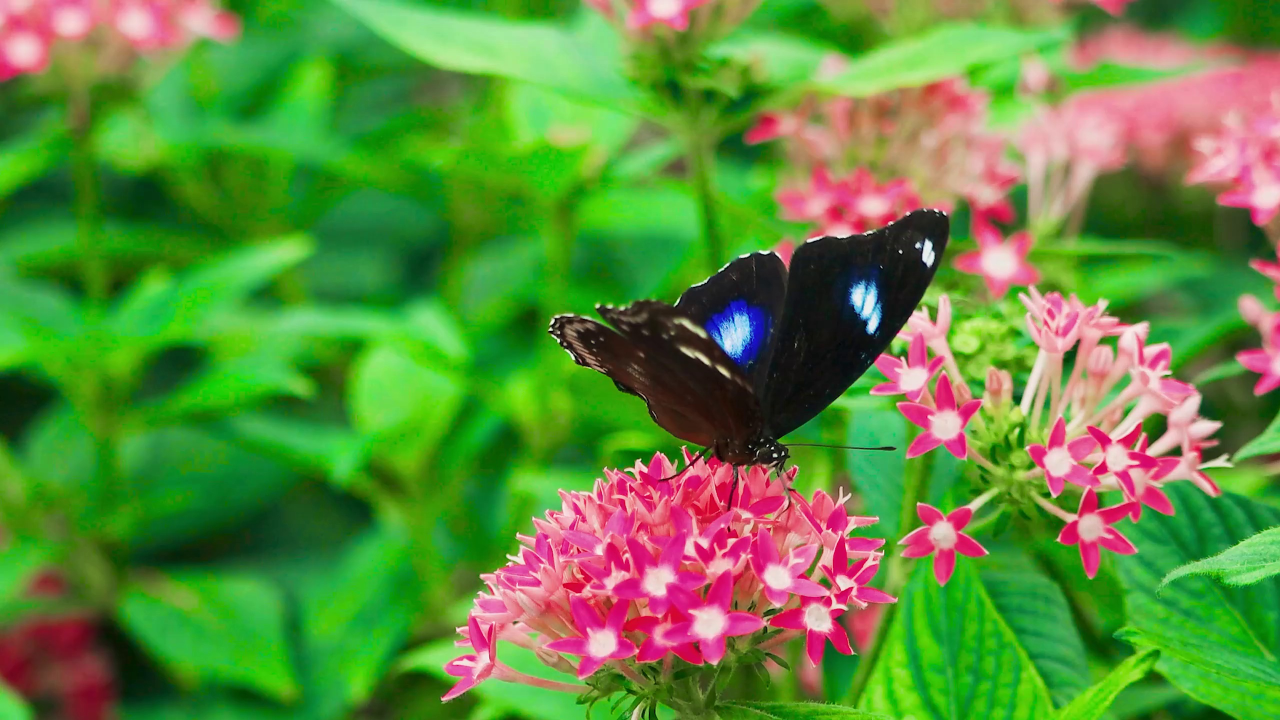
#> input picture frames/frame_0.jpg, 2560 x 1440 px (shown at 1/2 size); its folder holds 5 pictures in this run
$ python add_noise.py
#> lines starting #> are read from the running program, lines starting #| are printed output that depends on the picture; after the words box and inside, x2 and y2 are one past the last pixel; in counts of white or black regions, pixels touching at a corner belong together
from pathlib import Path
import cv2
import numpy as np

def add_black_dot_noise_cv2(src, dst, n_dots=5, radius=(10,20), seed=None, jpeg_quality=95):
#> called with n_dots = 5, radius = (10, 20), jpeg_quality = 95
    rng = np.random.default_rng(seed)
    img = cv2.imread(src)                  # BGR
#> img is the input picture: shape (1440, 2560, 3); mean B, G, R 60.6, 138.7, 93.5
    h, w = img.shape[:2]
#> h = 1440; w = 2560
    rmin, rmax = radius
    for _ in range(n_dots):
        x = int(rng.integers(0, w))
        y = int(rng.integers(0, h))
        r = int(rng.integers(rmin, rmax + 1))
        cv2.circle(img, (x, y), r, (0, 0, 0), -1)  # 검정색 점
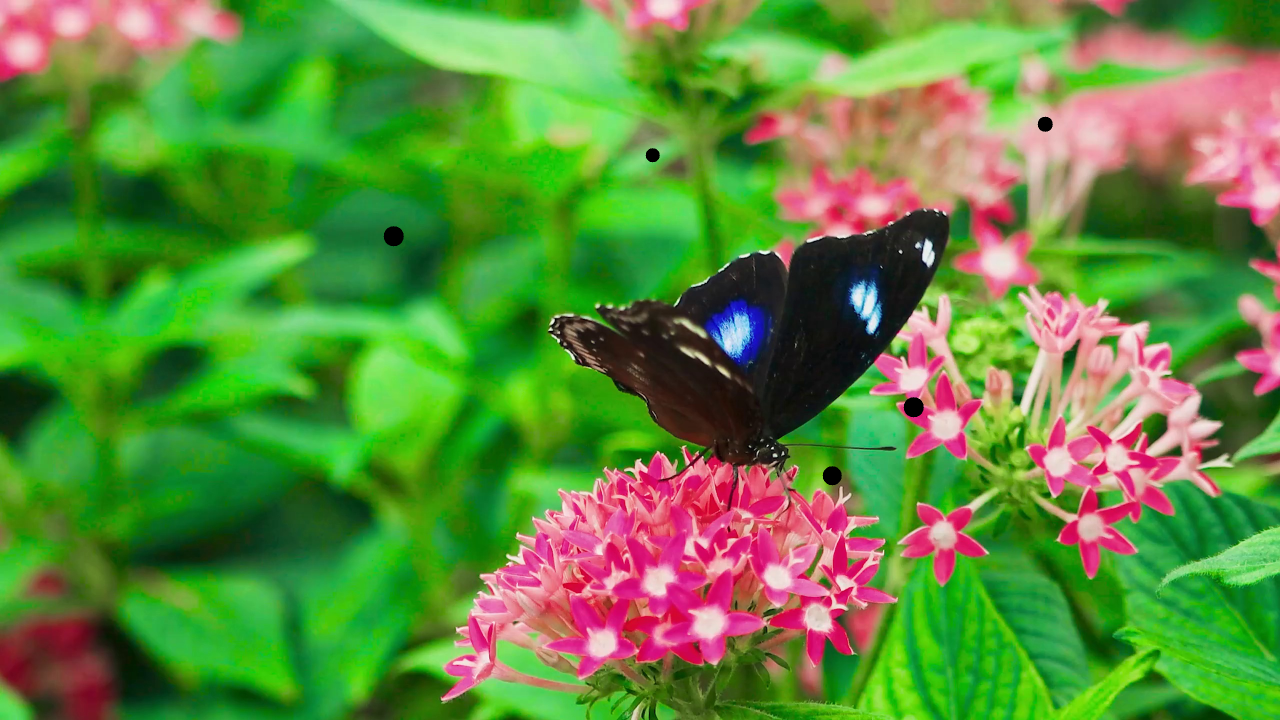
#> img: shape (1440, 2560, 3) (shown at 1/2 size); 0.13% of pixels changed, all inside (x1, y1, x2, y2) = (767, 233, 2106, 971)
    cv2.imwrite(dst, img, [cv2.IMWRITE_JPEG_QUALITY, jpeg_quality])

# 사용 예
# add_black_dot_noise_cv2("in.jpg", "out.jpg", n_dots=800, radius=(1,4), seed=42)


if __name__ == '__main__':
    input_dir = Path('frames') / 'frame_0.jpg'
    output_dir = Path('noisy_imgs') / 'noisy_image.jpg'

    add_black_dot_noise_cv2(input_dir, output_dir)
    # [10 lines of commented-out code are left out]
